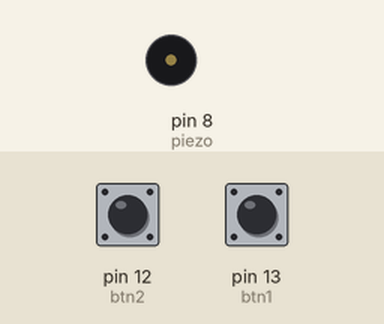
Bench run of a sketch on a simulated Arduino Uno, built with avr-gcc and run on an emulated ATmega328P. Shown: buzzer (waves = sounding). The inputs (shaded band) are chosen by the test bench; at power-on: pin 12 (btn2) LOW, pin 13 (btn1) LOW.

Above: at 1.2 s.
1.3 s: pin 12 (btn2) pulled HIGH for 0.15 s
At 1.42 s:
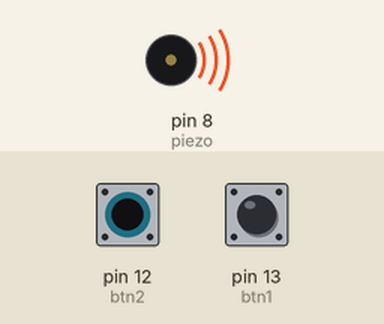
Timing chart, 0 to 7.5 s (numbered marks = the images above; inputs shaded):
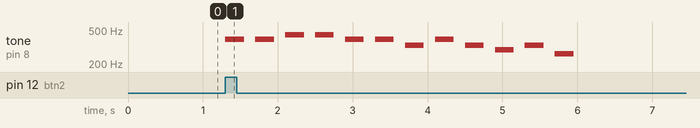

The sketch:

ex013.ino
```cpp
// preprocessor
#define C 262   // 도
#define D 294   // 레
#define E 330   // 미
#define F 349   // 파
#define G 392   // 솔
#define A 440   // 라
#define B 494   // 시
#define H 523   // 높은 도

int piezo = 8;
int notes[24] = { G,G,A,A,G,G,E,G,G,E,E,D,G,G,A,A,G,G,E,G,E,D,E,C};
int btn1 = 13;
int btn2 = 12;

void setup() {
  pinMode(piezo, OUTPUT);
  pinMode(btn1, INPUT);
  pinMode(btn2, INPUT);
}

void loop() {

  if(digitalRead(btn1) == HIGH) {
    for(int i = 0; i<12; i++) {
     tone(piezo, notes[i], 250);
     delay(400);
    }
  }
  if(digitalRead(btn2) == HIGH) {
    for(int i = 12; i<24; i++) {
     tone(piezo, notes[i], 250);
     delay(400);
    }
  }

}
```

Measured:
- after the input at 1.3 s, tone on pin 8 (piezo): plays 392 Hz for 0.25 s, 392 Hz for 0.25 s, 440 Hz for 0.25 s, 440 Hz for 0.25 s, 392 Hz for 0.25 s, 392 Hz for 0.25 s … (12 notes in this stretch), starting at once
